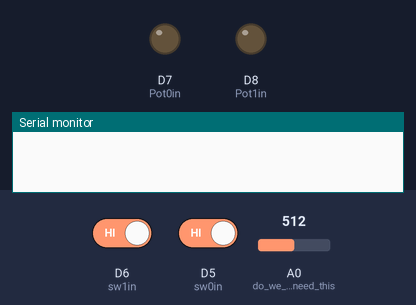
A sketch run on a simulated ESP8266 (Wemos D1 mini). On the bench: output pins drawn as LEDs (lit = HIGH), the last lines printed to the serial monitor. Dashed ring = blinking. Inputs (shaded band) come from the test bench; at power-on: D6 (sw1in) HIGH, D5 (sw0in) HIGH, A0 (do_we_really_need_this) = 512.

Above: at 0.0 s.
At 11.24 s:
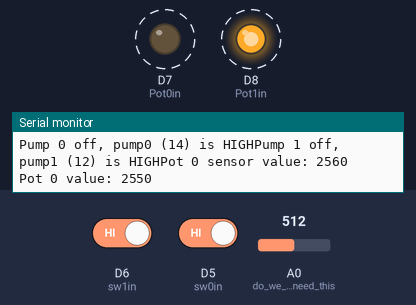
11.4 s: D6 (sw1in) driven HIGH and D5 (sw0in) driven HIGH
14.4 s: A0 (do_we_really_need_this) set to 217
17.4 s: A0 (do_we_really_need_this) set to 193
Timing chart, 0 to 21.4 s (numbered marks = the images above; inputs shaded):
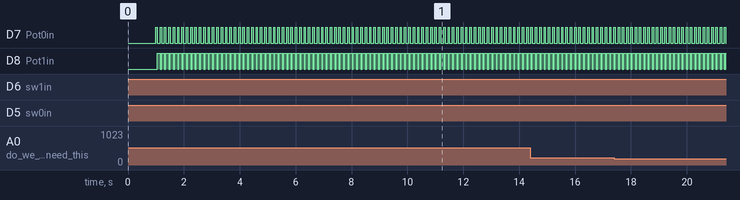

The sketch:

two_pots_on_A0.ino
```cpp
// Wemos D1 mini esp8266 two pots on A0 plus two switches to drive a PCA9685 pwm controller

// WARNING: In order to upload this sketch successfully, D4 (GPIO2) needs to be HIGH. If GPIO2 is kept LOW during upload, the upload will fail!!
// ALSO: After uploading and removing USB, the board will hang upon a power cycle if GPIO2 or GPIO0 are LOW on boot.
// To reset the board GPIO2 and GPIO0 need to be HIGH.
// SUGGESTION: DO NOT USE SWITCHES ON GPIO2 and GPIO0 (D3 on Wemos D1 Mini)

// see https://bbs.espressif.com/download/file.php?id=893&mode=view for more info on pins, GPIOs and pullup/puudowns

#include <Wire.h>
#include <Adafruit_PWMServoDriver.h>

//default values
int sensor=0;
int pot0val=0;
int pot1val=0;

// MAPPINGS

//Pin names - Inputs/Outputs
const int sw0in = D5;       // GPIO14 // Switches. For ease of implementation they are used with pwm
const int sw1in = D6;       // GPIO12
const int Pot0in = D7;      // GPIO13 // The Pot pins are actually outputs to control which potentiometer is active and use multiple pot on the single ADC on the ESP8266
const int Pot1in = D8;      // GPIO15

// PWM outputs
const int Pot0out = 2; // pwm output channel PCA9685
const int Pot1out = 5;
const int sw0out = 8;
const int sw1out = 11;

// Initialize pwm driver
// called this way, the PCA9685 uses the default address 0x40
Adafruit_PWMServoDriver pwm = Adafruit_PWMServoDriver();

void setup() {
pinMode(Pot0in, OUTPUT);  // enabling/power source for pot 0
pinMode(Pot1in, OUTPUT);  // pot1
pinMode(sw0in,INPUT_PULLUP); //switch 1 - pump
pinMode(sw1in,INPUT_PULLUP); // switch 2 - pump
pinMode(A0, INPUT);  // do we really need this??

  Serial.begin(9600);
  delay(1000);
  Serial.println("Jana's PWM test! I am alive!!!!");

  pwm.begin();
  pwm.setPWMFreq(1600);  // This is the maximum PWM frequency

  // if you want to really speed stuff up, you can go into 'fast 400khz I2C' mode
  // some i2c devices dont like this so much so if you're sharing the bus, watch
  // out for this!
  Wire.setClock(400000);
  }

// the loop function runs over and over again forever
void loop() {

  //read pot 0
  digitalWrite(Pot0in, HIGH); //enable pot0
  digitalWrite(Pot1in, LOW);  // disable pot1
//  sensor = analogRead(A0);  //read analog
//  delay(10);  // allow ADC to settle
//  sensor+= analogRead(A0);  //read analog
//    delay(10);  // allow ADC to settle
//  sensor+= analogRead(A0);  //read analog
//    delay(10);  // allow ADC to settle
//  sensor+= analogRead(A0);  //read analog
//    delay(10);  // allow ADC to settle
//  sensor+= analogRead(A0);  //read analog

  sensor=ReadESP8266Analog(A0);  //read analog in 5 times and sum (convert from 10 bit to 12 bits for the pwm controller (and average)
  Serial.print("Pot 0 sensor value: ");
  Serial.println(sensor);
  pot0val=sensor -10;  //shifting down to be sure we get to zero
  pot0val=max(min(pot0val,4095),0);
  Serial.print("Pot 0 value: ");
  Serial.println(pot0val);

  //read pot 1
  digitalWrite(Pot0in, LOW); //disable pot0
  digitalWrite(Pot1in, HIGH);  // enable pot1
  sensor = ReadESP8266Analog(A0);  //read ADC
  Serial.print("Pot 1 sensor value: ");
  Serial.println(sensor);
  pot1val=sensor -10;  //shifting down to be sure we get to zero
  pot1val=max(min(pot1val,4095),0);
  Serial.print("Pot 1 value: ");
  Serial.println(pot1val);

  delay(50);
  pwm.setPWM(Pot0out, 0,pot0val);     //light
  pwm.setPWM(Pot1out, 0,pot1val);   //pump 1

// Read switches

  if (digitalRead(sw0in)==HIGH) {
    pwm.setPWM(sw0out,4096,0);  //pump off?
    Serial.print("Pump 0 off, pump0 (");
    Serial.print(sw0in);
    Serial.print(") is HIGH");
  }
  else {
    pwm.setPWM(sw0out,0,4096);
    Serial.print("Pump 0 on, pump0 (");
    Serial.print(sw0in);
    Serial.print(") is LOW");

  }
  if (digitalRead(sw1in)==HIGH) {
    pwm.setPWM(sw1out,4096,0);  //pump off?
    Serial.print("Pump 1 off, pump1 (");
    Serial.print(sw1in);
    Serial.print(") is HIGH");
  }
    else {
    pwm.setPWM(sw1out,0,4096);
    Serial.print("Pump 1 on, pump1 (");
    Serial.print(sw1in);
    Serial.print(") is LOW");

  }

#ifdef ESP8266
    yield();  // take a breather, required for ESP8266
#endif
}

int ReadESP8266Analog(int port) {   //read analog in 5 times and sum (convert from 10 bit to 12 bits for the pwm controller (and average)
  int sens = 0;
  sens = analogRead(port);  //read ADC - 10 bits on ESP8266
  delay(10);  // allow ADC to settle
  sens+= analogRead(port);
  delay(10);
  sens+= analogRead(port);
  delay(10);
  sens+= analogRead(port);
  delay(10);
  sens+= analogRead(port);
  delay(10);
return sens;
}
```

Measured:
- by itself, D7 (Pot0in): alternates HIGH for 0.05 s and LOW for 0.11 s
- by itself, D8 (Pot1in): alternates HIGH for 0.11 s and LOW for 0.05 s
